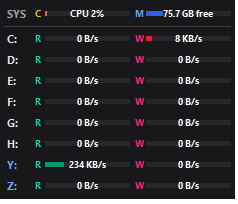

Reproduce this figure in Python.
import ctypes
import ctypes.wintypes as wt
import os
import sys
import tempfile
import threading
import time
import traceback
import winreg
import tkinter as tk
from PIL import Image, ImageDraw
import pystray

# Windows API 설정
pdh = ctypes.WinDLL("pdh.dll")
mpr = ctypes.WinDLL("mpr.dll")
kernel32 = ctypes.windll.kernel32
user32 = ctypes.windll.user32

PDH_HQUERY = wt.HANDLE
PDH_HCOUNTER = wt.HANDLE

PDH_FMT_DOUBLE = 0x00000200
PDH_MORE_DATA = 0x800007D2
PDH_CSTATUS_VALID_DATA = 0x00000000
PDH_CSTATUS_NEW_DATA = 0x00000001
ERROR_SUCCESS = 0
ERROR_CONNECTION_UNAVAIL = 1201

DRIVE_REMOVABLE = 2
DRIVE_FIXED = 3
DRIVE_REMOTE = 4

# Windows Style 상수
GWL_EXSTYLE = -20
WS_EX_TOOLWINDOW = 0x00000080
WS_EX_APPWINDOW = 0x00040000


class PDH_FMT_COUNTERVALUE_DOUBLE(ctypes.Structure):
    _fields_ = [("CStatus", wt.DWORD), ("doubleValue", ctypes.c_double)]


class PDH_FMT_COUNTERVALUE_ITEM_W(ctypes.Structure):
    _fields_ = [("szName", wt.LPWSTR), ("FmtValue", PDH_FMT_COUNTERVALUE_DOUBLE)]


pdh.PdhOpenQueryW.argtypes = [wt.LPCWSTR, ctypes.c_void_p, ctypes.POINTER(PDH_HQUERY)]
pdh.PdhOpenQueryW.restype = wt.LONG

pdh.PdhAddEnglishCounterW.argtypes = [
    PDH_HQUERY, wt.LPCWSTR, ctypes.c_size_t, ctypes.POINTER(PDH_HCOUNTER),
]
pdh.PdhAddEnglishCounterW.restype = wt.LONG

pdh.PdhAddCounterW.argtypes = [
    PDH_HQUERY, wt.LPCWSTR, ctypes.c_size_t, ctypes.POINTER(PDH_HCOUNTER),
]
pdh.PdhAddCounterW.restype = wt.LONG

pdh.PdhCollectQueryData.argtypes = [PDH_HQUERY]
pdh.PdhCollectQueryData.restype = wt.LONG

pdh.PdhGetFormattedCounterValue.argtypes = [
    PDH_HCOUNTER, wt.DWORD, ctypes.POINTER(wt.DWORD),
    ctypes.POINTER(PDH_FMT_COUNTERVALUE_DOUBLE),
]
pdh.PdhGetFormattedCounterValue.restype = wt.LONG

pdh.PdhGetFormattedCounterArrayW.argtypes = [
    PDH_HCOUNTER, wt.DWORD, ctypes.POINTER(wt.DWORD),
    ctypes.POINTER(wt.DWORD), ctypes.c_void_p,
]
pdh.PdhGetFormattedCounterArrayW.restype = wt.LONG

pdh.PdhRemoveCounter.argtypes = [PDH_HCOUNTER]
pdh.PdhRemoveCounter.restype = wt.LONG

pdh.PdhCloseQuery.argtypes = [PDH_HQUERY]
pdh.PdhCloseQuery.restype = wt.LONG

kernel32.GetDriveTypeW.argtypes = [wt.LPCWSTR]
kernel32.GetDriveTypeW.restype = wt.UINT

mpr.WNetGetConnectionW.argtypes = [wt.LPCWSTR, wt.LPWSTR, ctypes.POINTER(wt.DWORD)]
mpr.WNetGetConnectionW.restype = wt.DWORD


DEBUG = "--debug" in sys.argv
ERROR_LOG = os.path.join(tempfile.gettempdir(), "disk_mini_error.log")
DEBUG_LOG = os.path.join(tempfile.gettempdir(), "disk_mini_debug.log")
_last_error = None


def setup_debug_console():
    """--noconsole 로 빌드된 exe 에서도 --debug 출력이 보이도록 콘솔 창 할당"""
    if not DEBUG:
        return
    if sys.stdout is None or not kernel32.GetConsoleWindow():
        kernel32.AllocConsole()
        try:
            sys.stdout = open("CONOUT$", "w", encoding="utf-8", buffering=1)
            sys.stderr = sys.stdout
        except OSError:
            pass
    try:
        open(DEBUG_LOG, "w", encoding="utf-8").close()
    except OSError:
        pass


def dbg(*args):
    """--debug 시 콘솔과 %TEMP%\\disk_mini_debug.log 에 함께 기록"""
    if not DEBUG:
        return
    msg = " ".join(str(a) for a in args)
    try:
        if sys.stdout:
            print(msg, flush=True)
    except Exception:
        pass
    try:
        with open(DEBUG_LOG, "a", encoding="utf-8") as f:
            f.write(msg + "\n")
    except OSError:
        pass


def log_error(where):
    """예외를 파일(및 --debug 시 콘솔)에 기록. 같은 오류가 반복되면 한 번만 기록"""
    global _last_error
    tb = traceback.format_exc()
    if tb == _last_error:
        return
    _last_error = tb
    msg = f"[{time.strftime('%Y-%m-%d %H:%M:%S')}] {where}\n{tb}\n"
    dbg(msg)
    try:
        with open(ERROR_LOG, "a", encoding="utf-8") as f:
            f.write(msg)
    except OSError:
        pass


def drive_type(d):
    return kernel32.GetDriveTypeW(d + "\\")


def is_admin():
    try:
        return bool(ctypes.windll.shell32.IsUserAnAdmin())
    except Exception:
        return False


def registry_network_drives():
    """HKCU\\Network 의 영구 네트워크 드라이브 매핑 {"Z:": "\\\\server\\share"}

    관리자 권한으로 실행하면 일반 권한에서 연결한 드라이브 문자가 보이지 않으므로
    이 정보로 보완한다. (SMB 성능 카운터는 시스템 전체 값이라 그대로 읽을 수 있음)
    """
    result = {}
    try:
        with winreg.OpenKey(winreg.HKEY_CURRENT_USER, "Network") as key:
            i = 0
            while True:
                try:
                    name = winreg.EnumKey(key, i)
                except OSError:
                    break
                i += 1
                if len(name) != 1 or not name.isalpha():
                    continue
                try:
                    with winreg.OpenKey(key, name) as sub:
                        remote, _ = winreg.QueryValueEx(sub, "RemotePath")
                    if remote:
                        result[f"{name.upper()}:"] = remote
                except OSError:
                    pass
    except OSError:
        pass
    return result


_registry_net = {}   # drives() 호출 시 갱신


def is_network_drive(d):
    return drive_type(d) == DRIVE_REMOTE or d in _registry_net


def drives():
    """현재 시스템에 마운트된 로지컬 드라이브 목록 조회 (드라이브 문자 순)"""
    global _registry_net
    mask = kernel32.GetLogicalDrives()
    result = set()
    for i in range(26):
        if mask & (1 << i):
            d = f"{chr(65 + i)}:"
            if drive_type(d) in (DRIVE_REMOVABLE, DRIVE_FIXED, DRIVE_REMOTE):
                result.add(d)

    # 이 프로세스에서 보이지 않는 영구 네트워크 드라이브 보완
    reg = registry_network_drives()
    _registry_net = {d: r for d, r in reg.items() if d not in result}
    result.update(_registry_net)
    return sorted(result)


def dump_drive_diag():
    """--debug: 드라이브 인식 과정 상세 출력"""
    if not DEBUG:
        return
    dbg("=" * 60)
    dbg(f"python={sys.executable}  frozen={getattr(sys, 'frozen', False)}  admin={is_admin()}")
    mask = kernel32.GetLogicalDrives()
    dbg(f"GetLogicalDrives mask=0x{mask:08X}")
    for i in range(26):
        if mask & (1 << i):
            d = f"{chr(65 + i)}:"
            buf = ctypes.create_unicode_buffer(1024)
            size = wt.DWORD(len(buf))
            rc = mpr.WNetGetConnectionW(d, buf, ctypes.byref(size))
            dbg(f"  {d} type={drive_type(d)}  WNetGetConnection rc={rc} remote={buf.value!r}")
    dbg(f"HKCU\\Network: {registry_network_drives()}")
    dbg(f"drives() -> {drives()}")
    dbg("=" * 60)


def normalize_unc(path):
    """'\\\\Server\\Share\\sub' -> 'server\\share' 형태로 정규화 (SMB 인스턴스 비교용)"""
    p = (path or "").strip().strip("\\").lower()
    parts = [x for x in p.split("\\") if x]
    if len(parts) >= 2:
        return f"{parts[0]}\\{parts[1]}"
    return p


def network_unc(d):
    """네트워크 드라이브 문자에 매핑된 UNC 경로 조회"""
    buf = ctypes.create_unicode_buffer(1024)
    size = wt.DWORD(len(buf))
    rc = mpr.WNetGetConnectionW(d, buf, ctypes.byref(size))
    if rc in (ERROR_SUCCESS, ERROR_CONNECTION_UNAVAIL) and buf.value:
        return normalize_unc(buf.value)
    # 관리자 권한 등으로 WNet 조회가 안 되면 레지스트리 매핑 사용
    remote = _registry_net.get(d) or registry_network_drives().get(d)
    return normalize_unc(remote) if remote else None


def read_counter_array(h):
    """와일드카드 카운터의 인스턴스별 값을 {정규화된 인스턴스명: 값} 으로 반환"""
    for _ in range(3):
        size = wt.DWORD(0)
        count = wt.DWORD(0)
        rc = pdh.PdhGetFormattedCounterArrayW(
            h, PDH_FMT_DOUBLE, ctypes.byref(size), ctypes.byref(count), None
        )
        if (rc & 0xFFFFFFFF) != PDH_MORE_DATA or size.value == 0:
            return {}

        buf = (ctypes.c_byte * size.value)()
        rc = pdh.PdhGetFormattedCounterArrayW(
            h, PDH_FMT_DOUBLE, ctypes.byref(size), ctypes.byref(count), buf
        )
        if (rc & 0xFFFFFFFF) == PDH_MORE_DATA:
            continue  # 그 사이 인스턴스가 늘어난 경우 재시도
        if rc != ERROR_SUCCESS:
            return {}

        items = ctypes.cast(buf, ctypes.POINTER(PDH_FMT_COUNTERVALUE_ITEM_W))
        result = {}
        for i in range(count.value):
            item = items[i]
            name = item.szName or ""
            if not name or name.lower() == "_total":
                continue
            if item.FmtValue.CStatus not in (PDH_CSTATUS_VALID_DATA, PDH_CSTATUS_NEW_DATA):
                continue
            key = normalize_unc(name)
            result[key] = result.get(key, 0.0) + item.FmtValue.doubleValue
        return result
    return {}


def read_single_counter(h):
    """단일 인스턴스 카운터 값 읽기"""
    status = wt.DWORD()
    value = PDH_FMT_COUNTERVALUE_DOUBLE()
    rc = pdh.PdhGetFormattedCounterValue(
        h, PDH_FMT_DOUBLE, ctypes.byref(status), ctypes.byref(value)
    )
    if rc != ERROR_SUCCESS or value.CStatus not in (PDH_CSTATUS_VALID_DATA, PDH_CSTATUS_NEW_DATA):
        return 0.0
    return value.doubleValue


def lookup_share(table, unc):
    """SMB 인스턴스 테이블에서 UNC 에 해당하는 값을 찾음"""
    if not unc:
        return 0.0
    if unc in table:
        return table[unc]
    # 서버 이름 표기(FQDN / 짧은 이름 / IP)가 다른 경우: 공유 이름이 유일하게 일치하면 사용
    if "\\" in unc:
        share = unc.split("\\", 1)[1]
        cands = [v for k, v in table.items() if "\\" in k and k.split("\\", 1)[1] == share]
        if len(cands) == 1:
            return cands[0]
    return 0.0


class DiskMonitor:
    def __init__(self, drive_list):
        self.query = PDH_HQUERY()
        rc = pdh.PdhOpenQueryW(None, 0, ctypes.byref(self.query))
        if rc != ERROR_SUCCESS:
            raise OSError(f"PdhOpenQueryW failed: 0x{rc & 0xFFFFFFFF:08X}")

        self.counters = {}     # 로컬 드라이브: {drive: {kind: hCounter}}
        self.net_drives = {}   # 네트워크 드라이브: {drive: 정규화된 UNC}

        # 네트워크 드라이브용 SMB 클라이언트 카운터 (와일드카드, 모든 공유)
        self.smb_counters = {}
        for kind, path in [
            ("read", "\\SMB Client Shares(*)\\Read Bytes/sec"),
            ("write", "\\SMB Client Shares(*)\\Write Bytes/sec"),
            ("meta", "\\SMB Client Shares(*)\\Metadata Requests/sec"),  # 공유별 활동 판단용
        ]:
            h = PDH_HCOUNTER()
            rc = pdh.PdhAddEnglishCounterW(self.query, path, 0, ctypes.byref(h))
            if rc == ERROR_SUCCESS:
                self.smb_counters[kind] = h

        # 일부 서버(Samba 등)는 SMB Client Shares 에 쓰기가 집계되지 않으므로
        # 리디렉터(전체 네트워크 드라이브 합계) 쓰기 카운터로 보완
        # (기존 SMB/LogicalDisk 카운터에 영향이 없도록 별도 쿼리 사용)
        self.redir_query = PDH_HQUERY()
        self.redir_write = None
        if pdh.PdhOpenQueryW(None, 0, ctypes.byref(self.redir_query)) == ERROR_SUCCESS:
            for path in (
                "\\Redirector\\Write Bytes Network/sec",
                "\\Redirector\\Bytes Transmitted/sec",
            ):
                h = PDH_HCOUNTER()
                if pdh.PdhAddEnglishCounterW(self.redir_query, path, 0, ctypes.byref(h)) == ERROR_SUCCESS:
                    self.redir_write = h
                    break
            pdh.PdhCollectQueryData(self.redir_query)
        else:
            self.redir_query = None

        for d in drive_list:
            self.add_drive(d)

        pdh.PdhCollectQueryData(self.query)

    def add_drive(self, d):
        if d in self.counters or d in self.net_drives:
            return

        if is_network_drive(d):
            self.net_drives[d] = network_unc(d)
            return

        self.counters[d] = {}
        for kind, counter in [
            ("read", f"\\LogicalDisk({d})\\Disk Read Bytes/sec"),
            ("write", f"\\LogicalDisk({d})\\Disk Write Bytes/sec"),
        ]:
            h = PDH_HCOUNTER()
            rc = pdh.PdhAddEnglishCounterW(self.query, counter, 0, ctypes.byref(h))
            if rc != ERROR_SUCCESS:
                # 한국어 로케일 명칭으로 재시도
                ko_counter = counter.replace("LogicalDisk", "논리 디스크") \
                    .replace("Disk Read Bytes/sec", "디스크 읽기 바이트/초") \
                    .replace("Disk Write Bytes/sec", "디스크 쓰기 바이트/초")
                rc = pdh.PdhAddCounterW(self.query, ko_counter, 0, ctypes.byref(h))
            if rc == ERROR_SUCCESS:
                self.counters[d][kind] = h

    def remove_drive(self, d):
        if d in self.counters:
            for h in self.counters[d].values():
                pdh.PdhRemoveCounter(h)
            del self.counters[d]
        self.net_drives.pop(d, None)

    def refresh_network_mappings(self):
        """같은 드라이브 문자가 다른 공유로 재매핑된 경우 대비"""
        for d in list(self.net_drives):
            self.net_drives[d] = network_unc(d)

    def sample(self):
        if not self.counters and not self.net_drives:
            return {}
        pdh.PdhCollectQueryData(self.query)
        result = {}

        # 로컬 드라이브: LogicalDisk 카운터
        for d, kinds in list(self.counters.items()):
            result[d] = {}
            for kind, h in kinds.items():
                status = wt.DWORD()
                value = PDH_FMT_COUNTERVALUE_DOUBLE()
                rc = pdh.PdhGetFormattedCounterValue(
                    h, PDH_FMT_DOUBLE, ctypes.byref(status), ctypes.byref(value)
                )
                result[d][kind] = value.doubleValue if rc == ERROR_SUCCESS else 0.0

        # 리디렉터 쿼리는 네트워크 드라이브 유무와 관계없이 매번 수집 (rate 계산 간격 유지)
        global_write = 0.0
        if self.redir_query:
            try:
                pdh.PdhCollectQueryData(self.redir_query)
                if self.redir_write:
                    global_write = read_single_counter(self.redir_write)
            except Exception:
                log_error("redirector sample")

        # 네트워크 드라이브: SMB Client Shares 카운터
        if self.net_drives:
            tables = {}
            try:
                tables = {kind: read_counter_array(h) for kind, h in self.smb_counters.items()}
            except Exception:
                log_error("SMB counter array")

            for d, unc in self.net_drives.items():
                result[d] = {
                    "read": lookup_share(tables.get("read", {}), unc),
                    "write": lookup_share(tables.get("write", {}), unc),
                }

            # SMB 공유 카운터에 쓰기가 전혀 잡히지 않으면 리디렉터 값으로 보완
            try:
                smb_write_total = sum(result[d]["write"] for d in self.net_drives)
                if smb_write_total <= 0 and global_write > 0:
                    for d in self._write_targets(tables):
                        result[d]["write"] = global_write
            except Exception:
                log_error("redirector write fallback")

            if DEBUG:
                dbg("-" * 60)
                dbg(f"[debug] net_drives={self.net_drives}")
                for kind, table in tables.items():
                    dbg(f"[debug]   {kind}: {table}")
                dbg(f"[debug]   redirector write={global_write:,.0f}")
                dbg(f"[debug]   result={ {d: result[d] for d in self.net_drives} }")
        return result

    def _write_targets(self, tables):
        """리디렉터 쓰기 값(전체 합계)을 표시할 네트워크 드라이브 결정"""
        uncs = {u for u in self.net_drives.values() if u}
        if len(uncs) <= 1:
            return list(self.net_drives)

        # 여러 공유가 있으면 메타데이터 요청(파일 열기/닫기 등)이 있는 공유를 우선
        meta = tables.get("meta", {})
        active = {u for u in uncs if lookup_share(meta, u) > 0}
        if len(active) == 1:
            return [d for d, u in self.net_drives.items() if u in active]

        # 구분할 수 없으면 모든 네트워크 드라이브에 표시
        return list(self.net_drives)

    def close(self):
        if self.query:
            pdh.PdhCloseQuery(self.query)
            self.query = None
        if self.redir_query:
            pdh.PdhCloseQuery(self.redir_query)
            self.redir_query = None


class MEMORYSTATUSEX(ctypes.Structure):
    _fields_ = [
        ("dwLength", wt.DWORD),
        ("dwMemoryLoad", wt.DWORD),
        ("ullTotalPhys", ctypes.c_ulonglong),
        ("ullAvailPhys", ctypes.c_ulonglong),
        ("ullTotalPageFile", ctypes.c_ulonglong),
        ("ullAvailPageFile", ctypes.c_ulonglong),
        ("ullTotalVirtual", ctypes.c_ulonglong),
        ("ullAvailVirtual", ctypes.c_ulonglong),
        ("ullAvailExtendedVirtual", ctypes.c_ulonglong),
    ]


kernel32.GlobalMemoryStatusEx.argtypes = [ctypes.POINTER(MEMORYSTATUSEX)]
kernel32.GlobalMemoryStatusEx.restype = wt.BOOL


class SystemMonitor:
    """CPU 사용률(전체 코어 평균)과 가용 메모리 조회"""

    def __init__(self):
        self.query = PDH_HQUERY()
        self.cpu = None
        if pdh.PdhOpenQueryW(None, 0, ctypes.byref(self.query)) != ERROR_SUCCESS:
            self.query = None
            return
        # 작업 관리자와 같은 기준(% Processor Utility)을 우선 사용, 없으면 % Processor Time
        for path in (
            "\\Processor Information(_Total)\\% Processor Utility",
            "\\Processor(_Total)\\% Processor Time",
        ):
            h = PDH_HCOUNTER()
            if pdh.PdhAddEnglishCounterW(self.query, path, 0, ctypes.byref(h)) == ERROR_SUCCESS:
                self.cpu = h
                dbg(f"[debug] CPU counter: {path}")
                break
        pdh.PdhCollectQueryData(self.query)

    def sample(self):
        """(cpu_percent, free_bytes, total_bytes) 반환"""
        cpu = 0.0
        if self.query and self.cpu:
            pdh.PdhCollectQueryData(self.query)
            cpu = max(0.0, min(100.0, read_single_counter(self.cpu)))

        mem = MEMORYSTATUSEX()
        mem.dwLength = ctypes.sizeof(MEMORYSTATUSEX)
        if kernel32.GlobalMemoryStatusEx(ctypes.byref(mem)):
            return cpu, mem.ullAvailPhys, mem.ullTotalPhys
        return cpu, 0, 0

    def close(self):
        if self.query:
            pdh.PdhCloseQuery(self.query)
            self.query = None


def fmt_rate(v):
    if v >= 1024**3:
        return f"{int(round(v / 1024**3))} GB/s"
    if v >= 1024**2:
        return f"{int(round(v / 1024**2))} MB/s"
    if v >= 1024:
        return f"{int(round(v / 1024))} KB/s"
    return f"{int(v)} B/s"


def get_dynamic_max(rate):
    kb100 = 100 * 1024
    mb1   = 1 * 1024**2
    mb10  = 10 * 1024**2
    mb100 = 100 * 1024**2
    mb300 = 300 * 1024**2

    if rate <= kb100:
        return kb100
    if rate <= mb1:
        return mb1
    if rate <= mb10:
        return mb10
    if rate <= mb100:
        return mb100
    if rate <= mb300:
        return mb300
    return rate * 1.2


BAR_WIDTH = 85
BAR_HEIGHT = 5
CANVAS_HEIGHT = 11


class MiniDiskBar:
    def __init__(self, parent, fill_color="#3a86ff", bg_color="#2b2d42"):
        self.canvas = tk.Canvas(
            parent,
            width=BAR_WIDTH,
            height=CANVAS_HEIGHT,
            bg="#18181b",
            highlightthickness=0,
        )
        self.fill_color = fill_color
        self.bar_bg_color = bg_color

        self.y0 = (CANVAS_HEIGHT - BAR_HEIGHT) // 2
        self.y1 = self.y0 + BAR_HEIGHT

        self.track = self.canvas.create_rectangle(
            0, self.y0, BAR_WIDTH, self.y1, fill=self.bar_bg_color, width=0
        )
        self.bar = self.canvas.create_rectangle(
            0, self.y0, 0, self.y1, fill=self.fill_color, width=0
        )
        self.text = self.canvas.create_text(
            BAR_WIDTH // 2,
            CANVAS_HEIGHT // 2,
            text="0 B/s",
            fill="#ffffff",
            font=("Segoe UI", 7, "bold"),
        )

    def pack(self, **kwargs):
        self.canvas.pack(**kwargs)

    def set(self, ratio, text):
        """막대 비율(0~1)과 표시 문자열 직접 지정"""
        ratio = max(0.0, min(1.0, ratio))
        fill_w = max(1, int(BAR_WIDTH * ratio)) if ratio > 0 else 0
        self.canvas.coords(self.bar, 0, self.y0, fill_w, self.y1)
        self.canvas.itemconfig(self.text, text=text)

    def update(self, current_rate):
        max_scale = get_dynamic_max(current_rate)
        ratio = current_rate / max_scale if max_scale > 0 else 0.0
        self.set(ratio if current_rate > 0 else 0.0, fmt_rate(current_rate))


def create_tray_image():
    """트레이 아이콘에 표시할 심플한 디스크 아이콘 동적 생성"""
    img = Image.new("RGBA", (64, 64), (0, 0, 0, 0))
    draw = ImageDraw.Draw(img)
    draw.rectangle((8, 12, 56, 52), fill="#27272a", outline="#3b82f6", width=4)
    draw.ellipse((40, 20, 48, 28), fill="#10b981")
    draw.rectangle((16, 40, 48, 44), fill="#94a3b8")
    return img


class App:
    def __init__(self, root):
        self.root = root
        self.root.configure(bg="#18181b")

        # 타이틀바 제거
        self.root.overrideredirect(True)

        # 항상 위 기본 활성화
        self.always_on_top = True
        self.root.attributes("-topmost", self.always_on_top)

        # Taskbar에서 숨기기 (Tool Window 확장 스타일 적용)
        self.hide_from_taskbar()

        # 창 드래그 이동을 위한 오프셋 변수
        self.drag_x = 0
        self.drag_y = 0

        # 우클릭 컨텍스트 메뉴
        self.context_menu = tk.Menu(
            self.root, tearoff=0,
            bg="#27272a", fg="#e4e4e7",
            activebackground="#3b82f6", activeforeground="#ffffff",
            bd=0, font=("Segoe UI", 9),
        )
        self.topmost_var = tk.BooleanVar(value=self.always_on_top)
        self.context_menu.add_checkbutton(
            label="Always on top",
            variable=self.topmost_var,
            command=self.on_context_topmost,
            selectcolor="#e4e4e7",
        )
        self.context_menu.add_separator()
        self.context_menu.add_command(label="종료", command=self.close)

        initial = drives()
        self.monitor = DiskMonitor(initial)
        self.rows = {}

        self.body = tk.Frame(root, bg="#18181b", padx=4, pady=3)
        self.body.pack()

        # 맨 위: CPU / 메모리
        self.sysmon = SystemMonitor()
        self.add_system_ui()

        # UI 생성 및 최초 드라이브 등록
        for d in initial:
            self.add_drive_ui(d)

        # 전체 위젯 드래그 이벤트 바인딩
        self.bind_drag(self.root)

        # 트레이 아이콘 설정 및 백그라운드 구동
        self.tray_icon = None
        self.setup_tray()

        self.update()

    def hide_from_taskbar(self):
        """Windows API를 호출하여 Taskbar 아이콘 숨김 처리"""
        self.root.update_idletasks()
        hwnd = user32.GetParent(self.root.winfo_id())
        if not hwnd:
            hwnd = self.root.winfo_id()
        style = user32.GetWindowLongW(hwnd, GWL_EXSTYLE)
        style = (style | WS_EX_TOOLWINDOW) & ~WS_EX_APPWINDOW
        user32.SetWindowLongW(hwnd, GWL_EXSTYLE, style)

    def bind_drag(self, widget):
        """위젯 및 모든 자식 위젯에 드래그 이동 / 우클릭 메뉴 바인딩"""
        widget.bind("<Button-1>", self.start_drag, add="+")
        widget.bind("<B1-Motion>", self.do_drag, add="+")
        widget.bind("<Button-3>", self.show_context_menu, add="+")
        for child in widget.winfo_children():
            self.bind_drag(child)

    def show_context_menu(self, event):
        try:
            self.context_menu.tk_popup(event.x_root, event.y_root)
        finally:
            self.context_menu.grab_release()
        return "break"  # 부모 위젯으로 이벤트가 전파되어 메뉴가 중복 호출되는 것 방지

    def start_drag(self, event):
        self.drag_x = event.x_root - self.root.winfo_x()
        self.drag_y = event.y_root - self.root.winfo_y()

    def do_drag(self, event):
        x = event.x_root - self.drag_x
        y = event.y_root - self.drag_y
        self.root.geometry(f"+{x}+{y}")

    def add_system_ui(self):
        """CPU 사용률 / 가용 메모리 행 (드라이브 행의 R/W 열과 정렬)"""
        row = tk.Frame(self.body, bg="#18181b")
        row.pack(fill="x", pady=1)

        tk.Label(
            row, text="SYS", font=("Segoe UI", 8, "bold"),
            fg="#a1a1aa", bg="#18181b", width=3, anchor="w"
        ).pack(side="left", padx=(0, 2))

        tk.Label(
            row, text="C", font=("Segoe UI", 7, "bold"),
            fg="#fbbf24", bg="#18181b", width=1
        ).pack(side="left", padx=(0, 1))

        self.cpu_bar = MiniDiskBar(row, fill_color="#d97706", bg_color="#27272a")
        self.cpu_bar.set(0, "CPU 0%")
        self.cpu_bar.pack(side="left", padx=(0, 4))

        tk.Label(
            row, text="M", font=("Segoe UI", 7, "bold"),
            fg="#60a5fa", bg="#18181b", width=1
        ).pack(side="left", padx=(0, 1))

        self.mem_bar = MiniDiskBar(row, fill_color="#2563eb", bg_color="#27272a")
        self.mem_bar.set(0, "- GB free")
        self.mem_bar.pack(side="left")

        # 드라이브 목록과 구분선
        tk.Frame(self.body, bg="#3f3f46", height=1).pack(fill="x", pady=(2, 1))

    def update_system_ui(self):
        cpu, free, total = self.sysmon.sample()
        self.cpu_bar.set(cpu / 100.0, f"CPU {int(round(cpu))}%")
        if total:
            used_ratio = 1.0 - free / total   # 막대 = 사용 중인 비율
            self.mem_bar.set(used_ratio, f"{free / 1024**3:.1f} GB free")

    def add_drive_ui(self, d):
        row = tk.Frame(self.body, bg="#18181b")

        # 드라이브 문자 순서를 유지하도록 삽입 위치 결정
        later = sorted(x for x in self.rows if x > d)
        if later:
            row.pack(fill="x", pady=1, before=self.rows[later[0]]["frame"])
        else:
            row.pack(fill="x", pady=1)

        # 네트워크 드라이브는 드라이브 문자 색상으로 구분
        label_color = "#60a5fa" if is_network_drive(d) else "#e4e4e7"
        tk.Label(
            row, text=d, font=("Segoe UI", 8, "bold"),
            fg=label_color, bg="#18181b", width=3, anchor="w"
        ).pack(side="left", padx=(0, 2))

        tk.Label(
            row, text="R", font=("Segoe UI", 7, "bold"),
            fg="#06d6a0", bg="#18181b", width=1
        ).pack(side="left", padx=(0, 1))

        read_bar = MiniDiskBar(row, fill_color="#059669", bg_color="#27272a")
        read_bar.pack(side="left", padx=(0, 4))

        tk.Label(
            row, text="W", font=("Segoe UI", 7, "bold"),
            fg="#f72585", bg="#18181b", width=1
        ).pack(side="left", padx=(0, 1))

        write_bar = MiniDiskBar(row, fill_color="#dc2626", bg_color="#27272a")
        write_bar.pack(side="left")

        self.rows[d] = {
            "frame": row,
            "read_bar": read_bar,
            "write_bar": write_bar
        }
        self.bind_drag(row)

    def remove_drive_ui(self, d):
        if d in self.rows:
            self.rows[d]["frame"].destroy()
            del self.rows[d]

    def sync_drives(self):
        """드라이브 추가/제거 감지 및 동적 갱신"""
        current = set(drives())
        monitored = set(self.rows.keys())
        if current != monitored:
            dbg(f"[debug] drives changed: {sorted(monitored)} -> {sorted(current)}")

        # 추가된 드라이브 반영 (정렬 위치에 삽입)
        for d in sorted(current - monitored):
            self.monitor.add_drive(d)
            self.add_drive_ui(d)

        # 제거된 드라이브 반영
        for d in monitored - current:
            self.monitor.remove_drive(d)
            self.remove_drive_ui(d)

        # 네트워크 드라이브 재매핑 반영
        self.monitor.refresh_network_mappings()

    def update(self):
        try:
            self.update_system_ui()
        except Exception:
            log_error("system update")

        try:
            self.sync_drives()
            data = self.monitor.sample()
            for d, vals in data.items():
                if d not in self.rows:
                    continue
                r = vals.get("read", 0.0)
                w = vals.get("write", 0.0)
                self.rows[d]["read_bar"].update(r)
                self.rows[d]["write_bar"].update(w)
        except Exception:
            log_error("update")

        self.root.after(500, self.update)

    # 트레이 아이콘 구성
    def setup_tray(self):
        menu = pystray.Menu(
            pystray.MenuItem(
                "Always on top",
                self.toggle_topmost,
                checked=lambda item: self.always_on_top,
            ),
            pystray.MenuItem("Exit", self.close),
        )
        self.tray_icon = pystray.Icon("DiskMini", create_tray_image(), "Disk Monitor", menu)
        threading.Thread(target=self.tray_icon.run, daemon=True).start()

    def set_topmost(self, value):
        """항상 위 상태 변경 (Tk 메인 스레드에서만 호출)"""
        self.always_on_top = value
        self.topmost_var.set(value)
        self.root.attributes("-topmost", value)
        if self.tray_icon:
            try:
                self.tray_icon.update_menu()  # 트레이 메뉴 체크 표시 갱신
            except Exception:
                pass

    def on_context_topmost(self):
        # 체크버튼이 이미 변수 값을 뒤집어 놓은 상태
        self.set_topmost(self.topmost_var.get())

    def toggle_topmost(self, icon, item):
        # 트레이 스레드에서 호출되므로 Tk 작업은 메인 스레드로 넘김
        self.root.after(0, lambda: self.set_topmost(not self.always_on_top))

    def close(self, icon=None, item=None):
        if self.tray_icon:
            self.tray_icon.stop()
        self.monitor.close()
        self.sysmon.close()
        self.root.after(0, self.root.destroy)


if __name__ == "__main__":
    if sys.platform != "win32":
        raise SystemExit("Windows 환경에서 실행해야 합니다.")

    setup_debug_console()
    dump_drive_diag()

    root = tk.Tk()
    app = App(root)
    root.mainloop()
